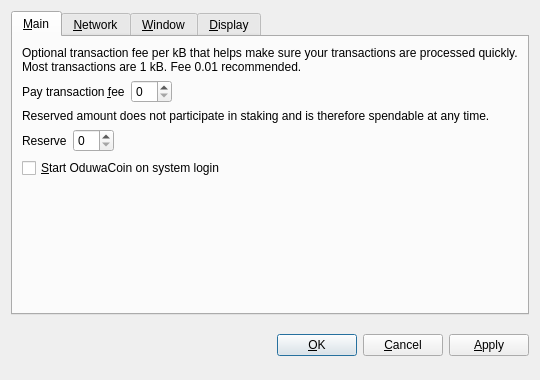
<?xml version="1.0" encoding="UTF-8"?>
<ui version="4.0">
 <class>OptionsDialog</class>
 <widget class="QDialog" name="OptionsDialog">
  <property name="geometry">
   <rect>
    <x>0</x>
    <y>0</y>
    <width>540</width>
    <height>380</height>
   </rect>
  </property>
  <property name="windowTitle">
   <string>Options</string>
  </property>
  <property name="modal">
   <bool>true</bool>
  </property>
  <layout class="QVBoxLayout" name="verticalLayout">
   <item>
    <widget class="QTabWidget" name="tabWidget">
     <property name="tabPosition">
      <enum>QTabWidget::North</enum>
     </property>
     <property name="currentIndex">
      <number>0</number>
     </property>
     <widget class="QWidget" name="tabMain">
      <attribute name="title">
       <string>&amp;Main</string>
      </attribute>
      <layout class="QVBoxLayout" name="verticalLayout_Main">
       <item>
        <widget class="QLabel" name="transactionFeeInfoLabel">
         <property name="text">
          <string>Optional transaction fee per kB that helps make sure your transactions are processed quickly. Most transactions are 1 kB. Fee 0.01 recommended.</string>
         </property>
         <property name="textFormat">
          <enum>Qt::PlainText</enum>
         </property>
         <property name="wordWrap">
          <bool>true</bool>
         </property>
        </widget>
       </item>
       <item>
        <layout class="QHBoxLayout" name="horizontalLayoutFee">
         <item>
          <widget class="QLabel" name="transactionFeeLabel">
           <property name="text">
            <string>Pay transaction &amp;fee</string>
           </property>
           <property name="textFormat">
            <enum>Qt::PlainText</enum>
           </property>
           <property name="buddy">
            <cstring>transactionFee</cstring>
           </property>
          </widget>
         </item>
         <item>
          <widget class="BitcoinAmountField" name="transactionFee"/>
         </item>
         <item>
          <spacer name="horizontalSpacerFee">
           <property name="orientation">
            <enum>Qt::Horizontal</enum>
           </property>
           <property name="sizeHint" stdset="0">
            <size>
             <width>40</width>
             <height>20</height>
            </size>
           </property>
          </spacer>
         </item>
        </layout>
       </item>
       <item>
        <widget class="QLabel" name="reserveBalanceInfoLabel">
         <property name="text">
          <string>Reserved amount does not participate in staking and is therefore spendable at any time.</string>
         </property>
         <property name="textFormat">
          <enum>Qt::PlainText</enum>
         </property>
         <property name="wordWrap">
          <bool>true</bool>
         </property>
        </widget>
       </item>
       <item>
        <layout class="QHBoxLayout" name="horizontalLayoutReserveBalance">
         <item>
          <widget class="QLabel" name="reserveBalanceLabel">
           <property name="text">
            <string>Reserve</string>
           </property>
           <property name="textFormat">
            <enum>Qt::PlainText</enum>
           </property>
           <property name="buddy">
            <cstring>reserveBalance</cstring>
           </property>
          </widget>
         </item>
         <item>
          <widget class="BitcoinAmountField" name="reserveBalance"/>
         </item>
         <item>
          <spacer name="horizontalSpacerReserveBalance">
           <property name="orientation">
            <enum>Qt::Horizontal</enum>
           </property>
           <property name="sizeHint" stdset="0">
            <size>
             <width>40</width>
             <height>20</height>
            </size>
           </property>
          </spacer>
         </item>
        </layout>
       </item>
       <item>
        <widget class="QCheckBox" name="bitcoinAtStartup">
         <property name="toolTip">
          <string>Automatically start OduwaCoin after logging in to the system.</string>
         </property>
         <property name="text">
          <string>&amp;Start OduwaCoin on system login</string>
         </property>
        </widget>
       </item>
       <item>
        <spacer name="verticalSpacer_Main">
         <property name="orientation">
          <enum>Qt::Vertical</enum>
         </property>
         <property name="sizeHint" stdset="0">
          <size>
           <width>20</width>
           <height>40</height>
          </size>
         </property>
        </spacer>
       </item>
      </layout>
     </widget>
     <widget class="QWidget" name="tabNetwork">
      <attribute name="title">
       <string>&amp;Network</string>
      </attribute>
      <layout class="QVBoxLayout" name="verticalLayout_Network">
       <item>
        <widget class="QCheckBox" name="mapPortUpnp">
         <property name="toolTip">
          <string>Automatically open the OduwaCoin client port on the router. This only works when your router supports UPnP and it is enabled.</string>
         </property>
         <property name="text">
          <string>Map port using &amp;UPnP</string>
         </property>
        </widget>
       </item>
       <item>
        <widget class="QCheckBox" name="connectSocks">
         <property name="toolTip">
          <string>Connect to the OduwaCoin network through a SOCKS proxy (e.g. when connecting through Tor).</string>
         </property>
         <property name="text">
          <string>&amp;Connect through SOCKS proxy:</string>
         </property>
        </widget>
       </item>
       <item>
        <layout class="QHBoxLayout" name="horizontalLayout_Network">
         <item>
          <widget class="QLabel" name="proxyIpLabel">
           <property name="text">
            <string>Proxy &amp;IP:</string>
           </property>
           <property name="textFormat">
            <enum>Qt::PlainText</enum>
           </property>
           <property name="buddy">
            <cstring>proxyIp</cstring>
           </property>
          </widget>
         </item>
         <item>
          <widget class="QValidatedLineEdit" name="proxyIp">
           <property name="maximumSize">
            <size>
             <width>140</width>
             <height>16777215</height>
            </size>
           </property>
           <property name="toolTip">
            <string>IP address of the proxy (e.g. 127.0.0.1)</string>
           </property>
          </widget>
         </item>
         <item>
          <widget class="QLabel" name="proxyPortLabel">
           <property name="text">
            <string>&amp;Port:</string>
           </property>
           <property name="textFormat">
            <enum>Qt::PlainText</enum>
           </property>
           <property name="buddy">
            <cstring>proxyPort</cstring>
           </property>
          </widget>
         </item>
         <item>
          <widget class="QLineEdit" name="proxyPort">
           <property name="maximumSize">
            <size>
             <width>55</width>
             <height>16777215</height>
            </size>
           </property>
           <property name="toolTip">
            <string>Port of the proxy (e.g. 9050)</string>
           </property>
          </widget>
         </item>
         <item>
          <widget class="QLabel" name="socksVersionLabel">
           <property name="text">
            <string>SOCKS &amp;Version:</string>
           </property>
           <property name="textFormat">
            <enum>Qt::PlainText</enum>
           </property>
           <property name="buddy">
            <cstring>socksVersion</cstring>
           </property>
          </widget>
         </item>
         <item>
          <widget class="QValueComboBox" name="socksVersion">
           <property name="toolTip">
            <string>SOCKS version of the proxy (e.g. 5)</string>
           </property>
          </widget>
         </item>
         <item>
          <spacer name="horizontalSpacer_Network">
           <property name="orientation">
            <enum>Qt::Horizontal</enum>
           </property>
           <property name="sizeHint" stdset="0">
            <size>
             <width>40</width>
             <height>20</height>
            </size>
           </property>
          </spacer>
         </item>
        </layout>
       </item>
       <item>
        <spacer name="verticalSpacer_Network">
         <property name="orientation">
          <enum>Qt::Vertical</enum>
         </property>
         <property name="sizeHint" stdset="0">
          <size>
           <width>20</width>
           <height>40</height>
          </size>
         </property>
        </spacer>
       </item>
      </layout>
     </widget>
     <widget class="QWidget" name="tabWindow">
      <attribute name="title">
       <string>&amp;Window</string>
      </attribute>
      <layout class="QVBoxLayout" name="verticalLayout_Window">
       <item>
        <widget class="QCheckBox" name="minimizeToTray">
         <property name="toolTip">
          <string>Show only a tray icon after minimizing the window.</string>
         </property>
         <property name="text">
          <string>&amp;Minimize to the tray instead of the taskbar</string>
         </property>
        </widget>
       </item>
       <item>
        <widget class="QCheckBox" name="minimizeOnClose">
         <property name="toolTip">
          <string>Minimize instead of exit the application when the window is closed. When this option is enabled, the application will be closed only after selecting Quit in the menu.</string>
         </property>
         <property name="text">
          <string>M&amp;inimize on close</string>
         </property>
        </widget>
       </item>
       <item>
        <spacer name="verticalSpacer_Window">
         <property name="orientation">
          <enum>Qt::Vertical</enum>
         </property>
         <property name="sizeHint" stdset="0">
          <size>
           <width>20</width>
           <height>40</height>
          </size>
         </property>
        </spacer>
       </item>
      </layout>
     </widget>
     <widget class="QWidget" name="tabDisplay">
      <attribute name="title">
       <string>&amp;Display</string>
      </attribute>
      <layout class="QVBoxLayout" name="verticalLayout_Display">
       <item>
        <layout class="QHBoxLayout" name="horizontalLayout_1_Display">
         <item>
          <widget class="QLabel" name="langLabel">
           <property name="text">
            <string>User Interface &amp;language:</string>
           </property>
           <property name="textFormat">
            <enum>Qt::PlainText</enum>
           </property>
           <property name="buddy">
            <cstring>lang</cstring>
           </property>
          </widget>
         </item>
         <item>
          <widget class="QValueComboBox" name="lang">
           <property name="toolTip">
            <string>The user interface language can be set here. This setting will take effect after restarting OduwaCoin.</string>
           </property>
          </widget>
         </item>
        </layout>
       </item>
       <item>
        <layout class="QHBoxLayout" name="horizontalLayout_2_Display">
         <item>
          <widget class="QLabel" name="unitLabel">
           <property name="text">
            <string>&amp;Unit to show amounts in:</string>
           </property>
           <property name="textFormat">
            <enum>Qt::PlainText</enum>
           </property>
           <property name="buddy">
            <cstring>unit</cstring>
           </property>
          </widget>
         </item>
         <item>
          <widget class="QValueComboBox" name="unit">
           <property name="toolTip">
            <string>Choose the default subdivision unit to show in the interface and when sending coins.</string>
           </property>
          </widget>
         </item>
        </layout>
       </item>
       <item>
        <widget class="QCheckBox" name="displayAddresses">
         <property name="toolTip">
          <string>Whether to show OduwaCoin addresses in the transaction list or not.</string>
         </property>
         <property name="text">
          <string>&amp;Display addresses in transaction list</string>
         </property>
        </widget>
       </item>
       <item>
        <widget class="QCheckBox" name="coinControlFeatures">
         <property name="toolTip">
          <string>Whether to show coin control features or not.</string>
         </property>
         <property name="text">
          <string>Display coin &amp;control features (experts only!)</string>
         </property>
        </widget>
       </item>
       <item>
        <spacer name="verticalSpacer_Display">
         <property name="orientation">
          <enum>Qt::Vertical</enum>
         </property>
         <property name="sizeHint" stdset="0">
          <size>
           <width>20</width>
           <height>40</height>
          </size>
         </property>
        </spacer>
       </item>
      </layout>
     </widget>
    </widget>
   </item>
   <item>
    <layout class="QHBoxLayout" name="horizontalLayout_Buttons">
     <item>
      <spacer name="horizontalSpacer_1">
       <property name="orientation">
        <enum>Qt::Horizontal</enum>
       </property>
       <property name="sizeHint" stdset="0">
        <size>
         <width>40</width>
         <height>48</height>
        </size>
       </property>
      </spacer>
     </item>
     <item>
      <widget class="QLabel" name="statusLabel">
       <property name="font">
        <font>
         <weight>75</weight>
         <bold>true</bold>
        </font>
       </property>
       <property name="text">
        <string/>
       </property>
       <property name="textFormat">
        <enum>Qt::PlainText</enum>
       </property>
       <property name="wordWrap">
        <bool>true</bool>
       </property>
      </widget>
     </item>
     <item>
      <spacer name="horizontalSpacer_2">
       <property name="orientation">
        <enum>Qt::Horizontal</enum>
       </property>
       <property name="sizeHint" stdset="0">
        <size>
         <width>40</width>
         <height>48</height>
        </size>
       </property>
      </spacer>
     </item>
     <item>
      <widget class="QPushButton" name="okButton">
       <property name="text">
        <string>&amp;OK</string>
       </property>
      </widget>
     </item>
     <item>
      <widget class="QPushButton" name="cancelButton">
       <property name="text">
        <string>&amp;Cancel</string>
       </property>
       <property name="autoDefault">
        <bool>false</bool>
       </property>
      </widget>
     </item>
     <item>
      <widget class="QPushButton" name="applyButton">
       <property name="text">
        <string>&amp;Apply</string>
       </property>
       <property name="autoDefault">
        <bool>false</bool>
       </property>
      </widget>
     </item>
    </layout>
   </item>
  </layout>
 </widget>
 <customwidgets>
  <customwidget>
   <class>BitcoinAmountField</class>
   <extends>QSpinBox</extends>
   <header>bitcoinamountfield.h</header>
  </customwidget>
  <customwidget>
   <class>QValueComboBox</class>
   <extends>QComboBox</extends>
   <header>qvaluecombobox.h</header>
  </customwidget>
  <customwidget>
   <class>QValidatedLineEdit</class>
   <extends>QLineEdit</extends>
   <header>qvalidatedlineedit.h</header>
  </customwidget>
 </customwidgets>
 <resources/>
 <connections/>
</ui>
